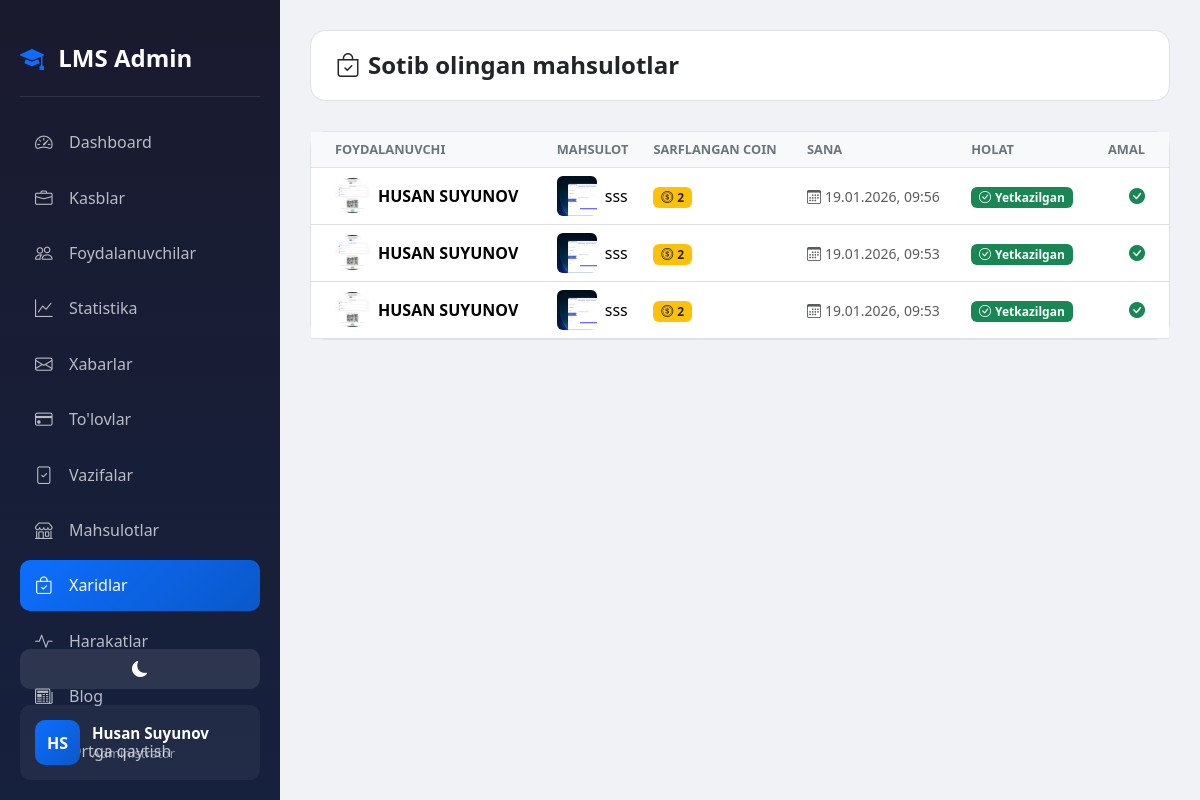
The page /dashboard/purchases/ (signed in) on the database its author committed.
### accounts/models.py (models this page shows, shortened)
class CustomUser(AbstractUser):
    ROLE_CHOICES = (
        ('admin', 'Admin'),
        ('teacher', 'O\'qituvchi'),
        ('student', 'O\'quvchi'),
    )
    first_name = models.CharField(max_length=100, verbose_name="Ism")
    last_name = models.CharField(max_length=100, verbose_name="Familiya")
    phone = models.CharField(max_length=20, unique=True, verbose_name="Telefon raqam")
    role = models.CharField(max_length=20, choices=ROLE_CHOICES, default='student', verbose_name="Rol")
    photo = models.ImageField(upload_to='profiles/', blank=True, null=True, verbose_name="Profil rasmi")
    profession = models.ForeignKey(Profession, on_delete=models.SET_NULL, null=True, blank=True, related_name='students', verbose_name="Yo'nalish")
    is_blocked = models.BooleanField(default=False, verbose_name="Bloklangan")
    last_activity = models.DateTimeField(null=True, blank=True, verbose_name="Oxirgi faollik")
    bio = models.TextField(blank=True, null=True, verbose_name="O'zi haqida")
    coins = models.IntegerField(default=0, verbose_name="Coinlar")
    total_online_time = models.IntegerField(default=0, verbose_name="Jami online vaqt (daqiqa)")
    address = models.CharField(max_length=300, blank=True, null=True, verbose_name="Yashash manzili")
    birth_date = models.DateField(null=True, blank=True, verbose_name="Tug'ilgan kuni")
    id_card = models.FileField(upload_to='documents/id_cards/', blank=True, null=True, verbose_name="ID karta/Pasport")
    birth_certificate = models.FileField(upload_to='documents/birth_certificates/', blank=True, null=True, verbose_name="Tug'ilganlik haqida guvohnoma")
    @property
    def is_admin(self):
        return self.role == 'admin'
    @property
    def full_name(self):
        return f"{self.first_name} {self.last_name}"
    class Meta:
        verbose_name = "Foydalanuvchi"
        verbose_name_plural = "Foydalanuvchilar"

class ProductPurchase(models.Model):
    product = models.ForeignKey(Product, on_delete=models.CASCADE, related_name='purchases')
    user = models.ForeignKey(CustomUser, on_delete=models.CASCADE, related_name='purchases')
    coins_spent = models.IntegerField(verbose_name="Sarflangan coin")
    purchased_at = models.DateTimeField(auto_now_add=True)
    is_delivered = models.BooleanField(default=False, verbose_name="Yetkazildi")
    class Meta:
        ordering = ['-purchased_at']
        verbose_name = "Xarid"
        verbose_name_plural = "Xaridlar"

class Product(models.Model):
    name = models.CharField(max_length=200, verbose_name="Mahsulot nomi")
    description = models.TextField(verbose_name="Mahsulot haqida")
    image = models.ImageField(upload_to='products/', verbose_name="Rasm")
    coin_price = models.IntegerField(verbose_name="Narxi (Coin)")
    stock = models.IntegerField(default=0, verbose_name="Omborda")
    is_active = models.BooleanField(default=True, verbose_name="Faol")
    created_at = models.DateTimeField(auto_now_add=True)
    class Meta:
        ordering = ['-created_at']
        verbose_name = "Mahsulot"
        verbose_name_plural = "Mahsulotlar"

### accounts/views.py (the view)
# urls.py: path('dashboard/purchases/', views.admin_purchases, name='admin_purchases'),
@login_required
def admin_purchases(request):
    if not request.user.is_admin:
        return redirect('home')
    purchases = ProductPurchase.objects.all().select_related('product', 'user')
    return render(request, 'accounts/admin/purchases.html', {'purchases': purchases})

### accounts/management/commands/check_birthdays.py (called while the page is built, shortened)
    def handle(self, *args, **kwargs):
        today = timezone.now().date()
        users = CustomUser.objects.filter(birth_date__day=today.day, birth_date__month=today.month)
        if not users.exists():
            self.stdout.write(self.style.SUCCESS('No birthdays today.'))
            return

### accounts/templates/accounts/admin/purchases.html (shortened to what this page needs)
{% extends 'accounts/admin/base_admin.html' %}
{% block admin_content %}
<div class="top-bar">
    <h1 class="page-title"><i class="bi bi-bag-check me-2"></i>Sotib olingan mahsulotlar</h1>
</div>
<div class="card">
        <div class="card-body p-0">
            <div class="table-responsive">
                <table class="table table-hover mb-0">
                    <thead class="table-light">
                        <tr>
                            <th class="ps-4">Foydalanuvchi</th>
                            <th>Mahsulot</th>
                            <th>Sarflangan coin</th>
                            <th>Sana</th>
                            <th>Holat</th>
                            <th class="text-end pe-4">Amal</th>
                        </tr>
                    </thead>
                    <tbody>
                        {% for purchase in purchases %}
                        <tr>
                            <td class="ps-4 align-middle">
                                <div class="d-flex align-items-center gap-2">
                                    {% if purchase.user.photo %}
                                    <img src="{{ purchase.user.photo.url }}" class="rounded-circle" width="35" height="35" style="object-fit: cover;">
                                    {% else %}
                                    <div class="rounded-circle bg-light d-flex align-items-center justify-content-center" style="width: 35px; height: 35px;">
                                        <i class="bi bi-person-fill text-muted"></i>
                                    </div>
                                    {% endif %}
                                    <span class="fw-bold">{{ purchase.user.full_name }}</span>
                                </div>
                            </td>
                            <td class="align-middle">
                                <div class="d-flex align-items-center gap-2">
                                    {% if purchase.product.image %}
                                    <img src="{{ purchase.product.image.url }}" class="rounded" width="40" height="40" style="object-fit: cover;">
                                    {% endif %}
                                    <span>{{ purchase.product.name }}</span>
                                </div>
                            </td>
                            <td class="align-middle">
                                <span class="badge bg-warning text-dark">
                                    <i class="bi bi-coin me-1"></i>{{ purchase.coins_spent }}
                                </span>
                            </td>
                            <td class="align-middle">
                                <small class="text-muted">
                                    <i class="bi bi-calendar3 me-1"></i>{{ purchase.purchased_at|date:"d.m.Y, H:i" }}
                                </small>
                            </td>
                            <td class="align-middle">
                                {% if purchase.is_delivered %}
                                <span class="badge bg-success">
                                    <i class="bi bi-check-circle me-1"></i>Yetkazilgan
                                </span>
                                {% else %}
                                <span class="badge bg-warning text-dark">
                                    <i class="bi bi-clock me-1"></i>Kutilmoqda
                                </span>
                                {% endif %}
                            </td>
                            <td class="align-middle text-end pe-4">
                                {% if not purchase.is_delivered %}
                                <form method="post" action="{% url 'admin_mark_delivered' purchase.pk %}" class="d-inline">
                                    {% csrf_token %}
                                    <button type="submit" class="btn btn-sm btn-success">
                                        <i class="bi bi-check-lg me-1"></i>Yetkazildi
                                    </button>
                                </form>
                                {% else %}
                                <span class="text-success">
                                    <i class="bi bi-check-circle-fill"></i>
                                </span>
                                {% endif %}
                            </td>
                        </tr>
                        {% endfor %}
                    </tbody>
                </table>
            </div>
        </div>
</div>
{% endblock %}

### accounts/templates/accounts/admin/base_admin.html (shortened to what this page needs)
<!DOCTYPE html>
<html lang="uz" data-bs-theme="light">
<head>
    <link href="https://cdn.jsdelivr.net/npm/bootstrap@5.3.2/dist/css/bootstrap.min.css" rel="stylesheet">
    <link href="https://cdn.jsdelivr.net/npm/bootstrap-icons@1.11.1/font/bootstrap-icons.css" rel="stylesheet">
</head>
<body>
    <div class="sidebar">
        <div class="sidebar-brand">
            <i class="bi bi-mortarboard-fill me-2"></i>
            <span>LMS Admin</span>
        </div>
        <nav class="sidebar-nav">
            <a href="{% url 'admin_dashboard' %}" class="nav-link {% if request.resolver_match.url_name == 'admin_dashboard' %}active{% endif %}">
                <i class="bi bi-speedometer2"></i>
                <span>Dashboard</span>
            </a>
            <a href="{% url 'admin_professions' %}" class="nav-link {% if 'profession' in request.resolver_match.url_name %}active{% endif %}">
                <i class="bi bi-briefcase"></i>
                <span>Kasblar</span>
            </a>
            <a href="{% url 'admin_users' %}" class="nav-link {% if 'user' in request.resolver_match.url_name %}active{% endif %}">
                <i class="bi bi-people"></i>
                <span>Foydalanuvchilar</span>
            </a>
            <a href="{% url 'admin_statistics' %}" class="nav-link {% if request.resolver_match.url_name == 'admin_statistics' %}active{% endif %}">
                <i class="bi bi-graph-up"></i>
                <span>Statistika</span>
            </a>
            <a href="{% url 'admin_messages' %}" class="nav-link {% if 'message' in request.resolver_match.url_name %}active{% endif %}">
                <i class="bi bi-envelope"></i>
                <span>Xabarlar</span>
            </a>
            <a href="{% url 'admin_payments' %}" class="nav-link {% if 'payment' in request.resolver_match.url_name %}active{% endif %}">
                <i class="bi bi-credit-card"></i>
                <span>To'lovlar</span>
            </a>
            <a href="{% url 'homework_submissions' %}" class="nav-link {% if request.resolver_match.url_name == 'homework_submissions' %}active{% endif %}">
                <i class="bi bi-file-check"></i>
                <span>Vazifalar</span>
            </a>
            <a href="{% url 'admin_products' %}" class="nav-link {% if 'product' in request.resolver_match.url_name %}active{% endif %}">
                <i class="bi bi-shop"></i>
                <span>Mahsulotlar</span>
            </a>
            <a href="{% url 'admin_purchases' %}" class="nav-link {% if 'purchase' in request.resolver_match.url_name %}active{% endif %}">
                <i class="bi bi-bag-check"></i>
                <span>Xaridlar</span>
            </a>
            <a href="{% url 'admin_activities' %}" class="nav-link {% if 'activities' in request.resolver_match.url_name %}active{% endif %}">
                <i class="bi bi-activity"></i>
                <span>Harakatlar</span>
            </a>
            <a href="{% url 'blog:admin_posts' %}" class="nav-link {% if 'blog' in request.path %}active{% endif %}">
                <i class="bi bi-newspaper"></i>
                <span>Blog</span>
            </a>
            <a href="{% url 'home' %}" class="nav-link">
                <i class="bi bi-house"></i>
                <span>Ortga qaytish</span>
            </a>
        </nav>
        <div class="sidebar-footer">
            <button class="theme-toggle-admin w-100 mb-3" id="themeToggle">
                <i class="bi bi-moon-fill" id="themeIcon"></i>
            </button>
            <div class="user-info">
                <div class="user-avatar">
                    {{ user.first_name.0 }}{{ user.last_name.0 }}
                </div>
                <div>
                    <div class="user-name">{{ user.first_name }} {{ user.last_name }}</div>
                    <div class="user-role">Administrator</div>
                </div>
            </div>
        </div>
    </div>
    <div class="main-content">
        {% block admin_content %}{% endblock %}
    </div>
</body>
</html>

### accounts/templates/accounts/admin/base_admin.html (style rules this page uses)
:root { --primary-blue: #0d6efd; --dark-blue: #0a58ca; --primary-black: #212529; }
[data-bs-theme="light"] { --bg-color: #f0f2f5; --card-bg: #ffffff; --text-color: #212529; --border-color: #dee2e6; --sidebar-bg: #1a1a2e; --sidebar-text: #ffffff; }
body { background-color: var(--bg-color); color: var(--text-color); min-height: 100vh; transition: all 0.3s ease; }
.sidebar { position: fixed; top: 0; left: 0; height: 100vh; width: 280px; background: linear-gradient(180deg, #1a1a2e 0%, #16213e 100%); padding: 20px; z-index: 1000; overflow-y: auto; }
.sidebar-brand { color: white; font-size: 1.5rem; font-weight: 700; padding: 20px 0; border-bottom: 1px solid rgba(255,255,255,0.1); margin-bottom: 20px; }
.sidebar-brand i { color: var(--primary-blue); }
.sidebar-nav .nav-link { color: rgba(255,255,255,0.7); padding: 12px 15px; border-radius: 10px; margin-bottom: 5px; transition: all 0.3s ease; display: flex; align-items: center; }
.sidebar-nav .nav-link.active { background: linear-gradient(135deg, var(--primary-blue), var(--dark-blue)); color: white; }
.sidebar-nav .nav-link i { width: 24px; margin-right: 10px; font-size: 1.1rem; }
.main-content { margin-left: 280px; padding: 30px; min-height: 100vh; }
.top-bar { display: flex; justify-content: space-between; align-items: center; margin-bottom: 30px; padding: 20px 25px; background-color: var(--card-bg); border-radius: 15px; border: 1px solid var(--border-color); }
.page-title { font-size: 1.5rem; font-weight: 700; color: var(--text-color); margin: 0; }
.card { background-color: var(--card-bg); border: 1px solid var(--border-color); border-radius: 15px; }
.table { color: var(--text-color); }
.table th { border-color: var(--border-color); font-weight: 600; color: #6c757d; text-transform: uppercase; font-size: 0.8rem; }
.table td { border-color: var(--border-color); vertical-align: middle; }
.theme-toggle-admin { background-color: rgba(255,255,255,0.1); border: none; color: white; width: 40px; height: 40px; border-radius: 10px; display: flex; align-items: center; justify-content: center; cursor: pointer; transition: all 0.3s ease; }
.sidebar-footer { position: absolute; bottom: 20px; left: 20px; right: 20px; }
.user-info { display: flex; align-items: center; padding: 15px; background-color: rgba(255,255,255,0.05); border-radius: 10px; }
.user-avatar { width: 45px; height: 45px; border-radius: 10px; background: linear-gradient(135deg, var(--primary-blue), var(--dark-blue)); display: flex; align-items: center; justify-content: center; color: white; font-weight: 700; margin-right: 12px; }
.user-name { color: white; font-weight: 600; font-size: 0.95rem; }
.user-role { color: rgba(255,255,255,0.5); font-size: 0.8rem; }

### rows shown on the page
CustomUser: first_name.0 "H", last_name.0 "S", first_name "Husan", last_name "Suyunov"
ProductPurchase: user.photo (picture), user.full_name "HUSAN SUYUNOV", product.image (picture), product.name "sss", coins_spent "2", purchased_at "19.01.2026, 09:56", is_delivered True (drawn)
ProductPurchase: user.photo (picture), user.full_name "HUSAN SUYUNOV", product.image (picture), product.name "sss", coins_spent "2", purchased_at "19.01.2026, 09:53", is_delivered True (drawn)
ProductPurchase: user.photo (picture), user.full_name "HUSAN SUYUNOV", product.image (picture), product.name "sss", coins_spent "2", purchased_at "19.01.2026, 09:53", is_delivered True (drawn)
